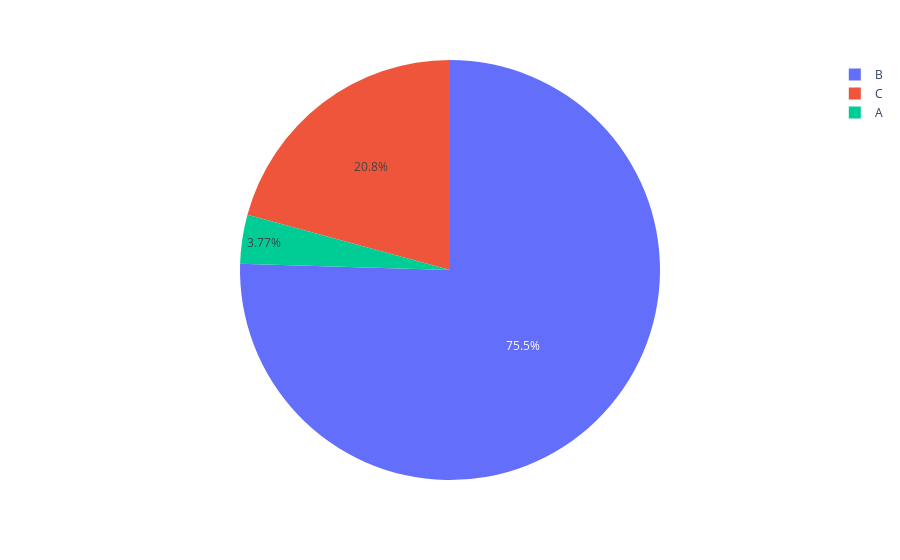

The code cell stored with this chart in its notebook:
### Code cell
import plotly.express as px
random_x = [100, 2000, 550]
names = ['A', 'B', 'C']
fig = px.pie(values=random_x, names=names)
fig.show()

### Figure 1 — Plotly figure (JSON) as saved in the notebook; plotly's stock layout.template omitted (floating-point values rounded to 4 significant figures)
{"data": [{"domain": {"x": [0, 1], "y": [0, 1]}, "hovertemplate": "label=%{label}<br>value=%{value}<extra></extra>", "labels": ["A", "B", "C"], "legendgroup": "", "name": "", "showlegend": true, "type": "pie", "values": [100, 2000, 550]}], "layout": {"legend": {"tracegroupgap": 0}, "margin": {"t": 60}}}
